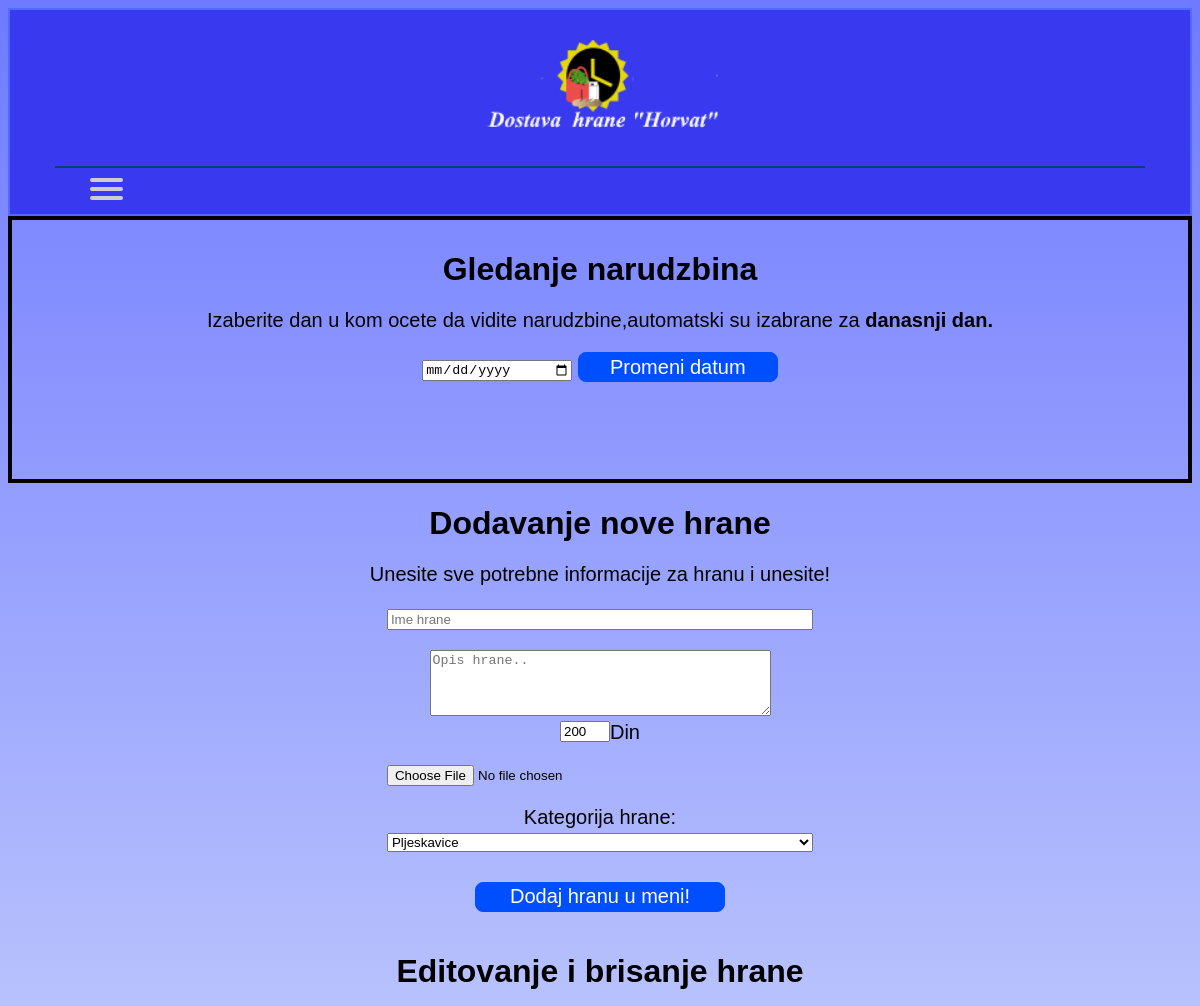
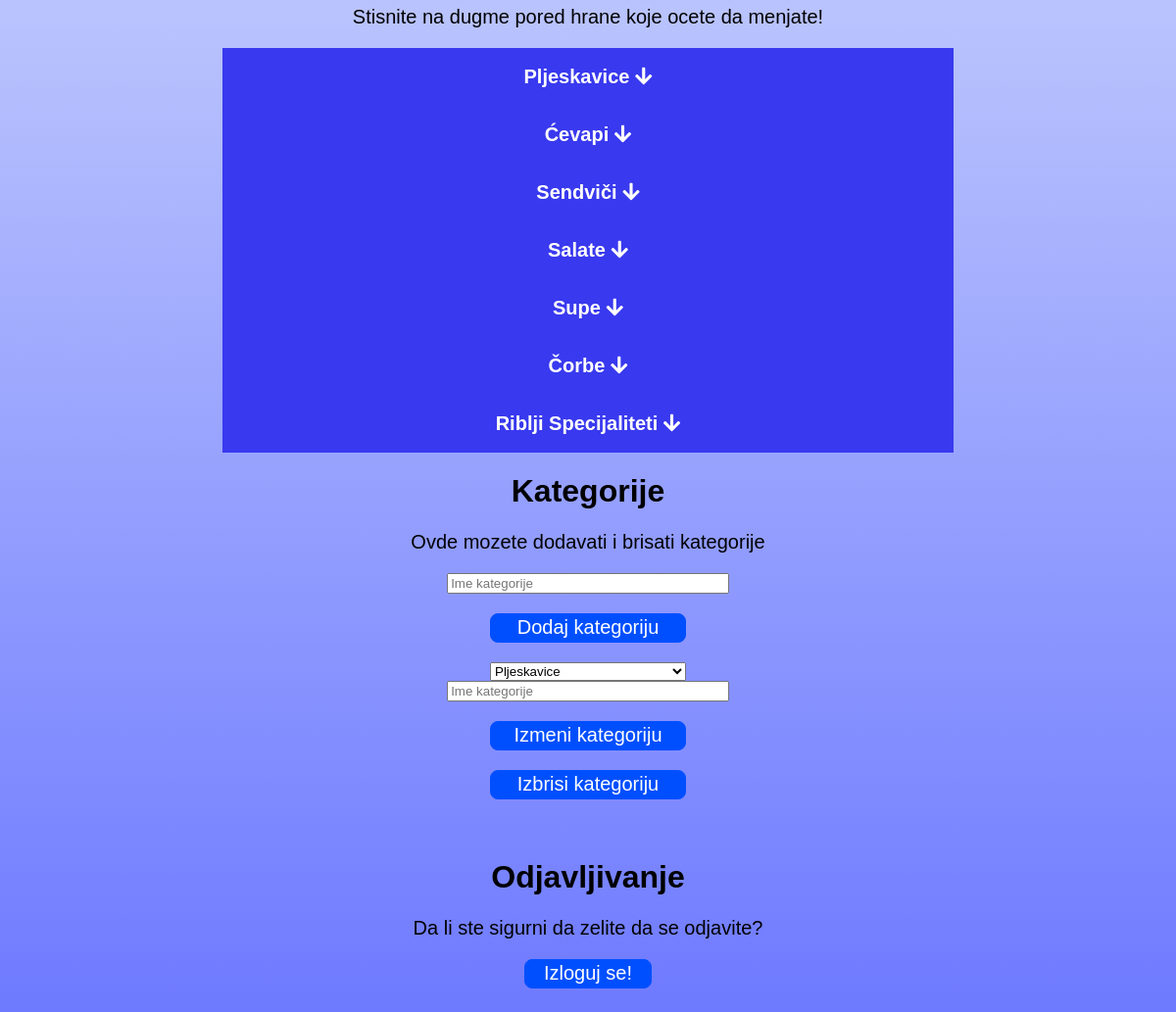
/admin.php (signed in), run on the app's committed database (2 pictures, top to bottom).
### tables this page shows
CREATE TABLE IF NOT EXISTS `category` (
  `id_cat` bigint(20) NOT NULL AUTO_INCREMENT,
  `name` mediumtext NOT NULL,
  PRIMARY KEY (`id_cat`)
);

### admin.php (the view, shortened to what this page needs)
<?php
include "header.php";
include "functions/db-config.php";
$sql = "SELECT * FROM category";
$stat = $pdo->prepare($sql);
$stat->execute();
$res2 = $stat->fetchAll();
 ?>
 <div id="textplace" class="text-center order-main">
     <h1 style="font-size: 32px;">Gledanje narudzbina</h1>
     <p>Izaberite dan u kom ocete da vidite narudzbine,<?php if(isset($_POST['date'])):?> Izabrane su za <b><?php echo date('d/m/Y', strtotime($_POST['date']))."</b>"; else: ?>automatski su izabrane za <b>danasnji dan.</b><?php endif; ?></p>
     <form class="" action="admin.php" method="post">
       <input type="date" class="date-time" name="date" value="<?php if(isset($_POST['date'])) echo $_POST['date'] ; else date('Y-m-d'); ?>">
        <input style=""  class="input date-picker" type="submit" name="change_date" value="Promeni datum"/>
     </form>
  <div class=" order-area">
      <div class="flex-column price-area">
     </div>
   </div>
     </div>
     <div id="textplace" class="text-center">
         <h1 style="font-size: 32px;">Dodavanje nove hrane</h1>
         <p>Unesite sve potrebne informacije za hranu i unesite!</p>
         <div class="flex j-center">
         <div class=" food-input">
           <form class="" enctype="multipart/form-data" action="functions/addfood.php" method="post">
             <input type="text" name="food_name" value="" placeholder="Ime hrane">
              <textarea name="food_desc" rows="4" cols="40" placeholder="Opis hrane.."></textarea>
              <div class="flex j-center"><input type="number" class="number-input" name="food_price" value="200" >Din</div>
              <input type="file" name="food_image" value=""/>
              Kategorija hrane:
              <select name="food_category">
              <?php $sql = "SELECT * FROM category";
              $stat = $pdo->prepare($sql);
              $stat->execute();
              $res = $stat->fetchAll();
              foreach ($res as $cat) :?>
              <option value="<?= $cat['id_cat']; ?>"><?= $cat['name']; ?></option>
            <?php endforeach; ?>
          </select>
           <input style="" class="input add_food" type="submit" name="add_food" value="Dodaj hranu u meni!"/>
           </form>
         </div>
       </div>
     </div>
     <div id="textplace" class="text-center">
         <h1 style="font-size: 32px;">Editovanje i brisanje hrane</h1>
         <p>Stisnite na dugme pored hrane koje ocete da menjate!</p>
         <div class="flex j-center">
           <div class="flex-column price-area">
             <?php
             foreach($res2 as $item){?>
                 <button class="accordion"><?php echo $item['name']; ?> <i class="fas fa-arrow-down"></i></button>
                 <?php
             }
             ?>
             <div id="textplace" class="text-center">
                 <h1 style="font-size: 32px;">Kategorije</h1>
                 <p>Ovde mozete dodavati i brisati kategorije</p>
             <form name="cat_add" id="cat_add" method="post" action="admin.php">
               <div class="flex-column j-center">
                 <div class="flex j-center">
                 <input type="text" name="cat_name" class="cat_add_name" value="" placeholder="Ime kategorije">
               </div>
                 <input type="submit" name="cat_submit"  class="input cat_add" value="Dodaj kategoriju">
                 </div>
             </form>
             <form name="cat_rem" id="cat_add" method="post" action="admin.php">
               <div class="flex-column j-center">
                 <div class="flex j-center">
                   <select name="cat_id" class="cat-select">
                   <?php
                   $sql = "SELECT * FROM category";
                   $stat = $pdo->prepare($sql);
                   $stat->execute();
                   $res = $stat->fetchAll();
                   foreach($res as $item){?>
                       <option value="<?php echo $item["id_cat"]?>"><?php echo $item["name"]?></option>
                       <?php
                   }
                   ?>
                 </select>
               </div>
               <div class="flex-column j-center">
                 <div class="flex j-center">
                 <input type="text" name="cat_name" class="cat_add_name" value="" placeholder="Ime kategorije">
               </div>
                 <input type="submit" name="cat_submit"  class="input cat_add" value="Izmeni kategoriju">
                 </div>
                 </div>
               </div>
                 <input type="submit" name="cat_rem_submit"  class="input cat_add" value="Izbrisi kategoriju">
                 </div>
           </div>
     </div>
     <div id="textplace" class="text-center">
         <h1 style="font-size: 32px;">Odjavljivanje</h1>
         <p>Da li ste sigurni da zelite da se odjavite?</p>
     <form name="register" id="register" method="post" action="admin.php">
       <div class="flex j-center">
             <br>
             <br>
               <input style="" class="input" type="submit" name="logout" value="Izloguj se!"/>
             </div>
         </div>
   </body>
   </html>

### project_style.css (style rules this page uses)
.order-main { border: 4px solid black; padding-top: 10px; padding-bottom: 25px; }
.input { background-color: #004fff; border: 1px solid #004fff; height: 30px; width: 130px; font-size: 100%; margin-left: auto; margin-right: auto; text-align: center; border-radius: 8px; color: #fff; cursor: pointer; }
.cat_add { width: 200px; margin-top: 20px; }
.cat-select { width: 200px; margin-top: 20px; }
.cat_add_name { width: 30%; }
.add_food { width: 250px; margin-top: 30px; }
.date-time { width: 150px; margin-bottom: 3%; }
.date-picker { width: 200px; margin-bottom: 3%; }
.food-input { width: 40%; }
.food-input input { margin-bottom: 20px; }
.number-input { width: 50px; }
body { background: linear-gradient(#6e7aff, #b9c3fd, #6e7aff); }
#textplace { font-family: Verdana, sans-serif; padding-left: 5%; padding-right: 5%; font-size: 20px; text-align: center; }
input, select { width: 100%; box-sizing: border-box; }
.flex { display: flex; }
.flex-column { display: flex; flex-direction: column; }
.j-center { justify-content: center; }
.text-center { text-align: center; }
input[type=submit] { cursor: pointer; }
.accordion { background-color: #3939ef; text-align: center !important; color: #fff; font-weight: bolder; cursor: pointer; padding: 18px; width: 70%; font-size: 20px; text-align: left; border: none; outline: none; transition: 0.4s; align-self: center; }
.order-area { align-items: center; }
.price-area { padding-bottom: 40px; }
.accordion i { transition: transform .6s; }

### data on the page
category: name "Pljeskavice"
category: name "Ćevapi"
category: name "Sendviči"
category: name "Salate"
category: name "Supe"
category: name "Čorbe"
category: name "Riblji Specijaliteti"

### other printed values
form field food_category "Pljeskavice"
form field cat_id "Pljeskavice"
